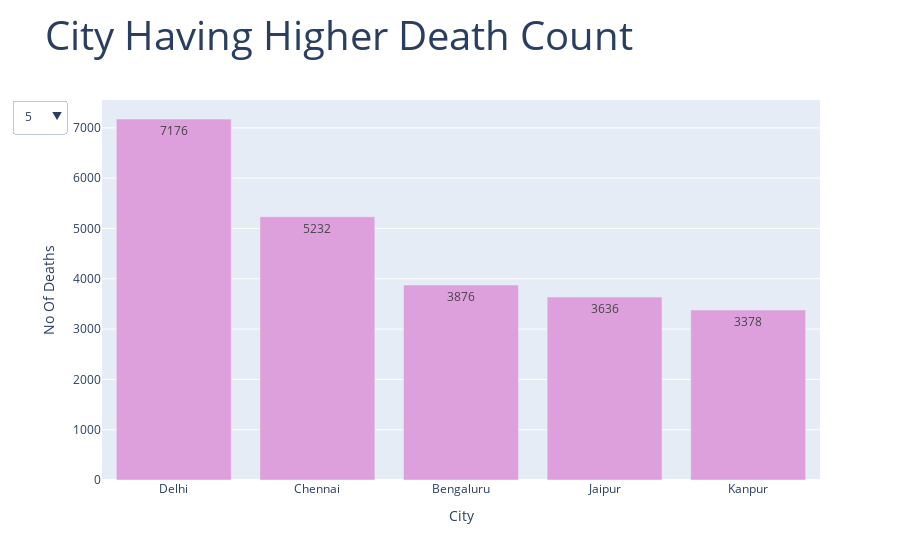

Here is the notebook cell this chart was saved with:
### Markdown cell above
# Top N cities with Higher Death Count

### Code cell
death_count_fig=go.Figure()
death_count_plot_names = []
death_count_buttons=[]
default_Top_City = 5
for death_count_city in Count:
    death_count_df=death_count.head(death_count_city)
    death_count_fig.add_trace(go.Bar(y=death_count_df["Count"],x=death_count_df["Million Plus Cities"],marker=dict(color="plum"),text=death_count_df["Count"],visible=(death_count_city==default_Top_City)))
    death_count_plot_names.extend([death_count_city])
    
    
for death_count_city in Count:
    death_count_buttons.append(dict(method='update',
                        label=death_count_city,
                        args = [{'visible': [death_count_city==r for r in death_count_plot_names]}]))

# Add dropdown menus to the figure
death_count_fig.update_layout(showlegend=False, updatemenus=[{"buttons": death_count_buttons, "direction": "down", "active": Count.index(default_Top_City)}])
death_count_fig.update_layout(xaxis_title="City", yaxis_title="No Of Deaths",title=dict(text="City Having Higher Death Count", font=dict(size=40)))
death_count_fig.show()

### Figure 1 — Plotly figure (JSON) as saved in the notebook; plotly's stock layout.template omitted (floating-point values rounded to 4 significant figures)
{"data": [{"marker": {"color": "plum"}, "text": [7176, 5232, 3876, 3636, 3378], "type": "bar", "visible": true, "x": ["Delhi", "Chennai", "Bengaluru", "Jaipur", "Kanpur"], "y": [7176, 5232, 3876, 3636, 3378]}, {"marker": {"color": "plum"}, "text": [7176, 5232, 3876, 3636, 3378, 3102, 3084, 2892, 2754, 2532], "type": "bar", "visible": false, "x": ["Delhi", "Chennai", "Bengaluru", "Jaipur", "Kanpur", "Allahabad(Prayagraj)", "Agra", "Raipur", "Indore", "Jabalpur"], "y": [7176, 5232, 3876, 3636, 3378, 3102, 3084, 2892, 2754, 2532]}, {"marker": {"color": "plum"}, "text": [7176, 5232, 3876, 3636, 3378, 3102, 3084, 2892, 2754, 2532, 2244, 2094, 2094, 2040, 1956], "type": "bar", "visible": false, "x": ["Delhi", "Chennai", "Bengaluru", "Jaipur", "Kanpur", "Allahabad(Prayagraj)", "Agra", "Raipur", "Indore", "Jabalpur", "Lucknow", "Mumbai", "Meerut", "Ahmedabad", "Ghaziabad"], "y": [7176, 5232, 3876, 3636, 3378, 3102, 3084, 2892, 2754, 2532, 2244, 2094, 2094, 2040, 1956]}, {"marker": {"color": "plum"}, "text": [7176, 5232, 3876, 3636, 3378, 3102, 3084, 2892, 2754, 2532, 2244, 2094, 2094, 2040, 1956, 1896, 1890, 1698, 1644, 1530], "type": "bar", "visible": false, "x": ["Delhi", "Chennai", "Bengaluru", "Jaipur", "Kanpur", "Allahabad(Prayagraj)", "Agra", "Raipur", "Indore", "Jabalpur", "Lucknow", "Mumbai", "Meerut", "Ahmedabad", "Ghaziabad", "Gwalior", "Asansol Durgapur", "Ludhiana", "Vijaywada city", "vizag"], "y": [7176, 5232, 3876, 3636, 3378, 3102, 3084, 2892, 2754, 2532, 2244, 2094, 2094, 2040, 1956, 1896, 1890, 1698, 1644, 1530]}, {"marker": {"color": "plum"}, "text": [7176, 5232, 3876, 3636, 3378, 3102, 3084, 2892, 2754, 2532, 2244, 2094, 2094, 2040, 1956, 1896, 1890, 1698, 1644, 1530, 1524, 1482, 1422, 1278, 1260], "type": "bar", "visible": false, "x": ["Delhi", "Chennai", "Bengaluru", "Jaipur", "Kanpur", "Allahabad(Prayagraj)", "Agra", "Raipur", "Indore", "Jabalpur", "Lucknow", "Mumbai", "Meerut", "Ahmedabad", "Ghaziabad", "Gwalior", "Asansol Durgapur", "Ludhiana", "Vijaywada city", "vizag", "Hyderabad", "Mallapuram", "Bhopal", "Varanasi", "Nagpur"], "y": [7176, 5232, 3876, 3636, 3378, 3102, 3084, 2892, 2754, 2532, 2244, 2094, 2094, 2040, 1956, 1896, 1890, 1698, 1644, 1530, 1524, 1482, 1422, 1278, 1260]}], "layout": {"showlegend": false, "title": {"font": {"size": 40}, "text": "City Having Higher Death Count"}, "updatemenus": [{"active": 0, "buttons": [{"args": [{"visible": [true, false, false, false, false]}], "label": "5", "method": "update"}, {"args": [{"visible": [false, true, false, false, false]}], "label": "10", "method": "update"}, {"args": [{"visible": [false, false, true, false, false]}], "label": "15", "method": "update"}, {"args": [{"visible": [false, false, false, true, false]}], "label": "20", "method": "update"}, {"args": [{"visible": [false, false, false, false, true]}], "label": "25", "method": "update"}], "direction": "down"}], "xaxis": {"title": {"text": "City"}}, "yaxis": {"title": {"text": "No Of Deaths"}}}}
